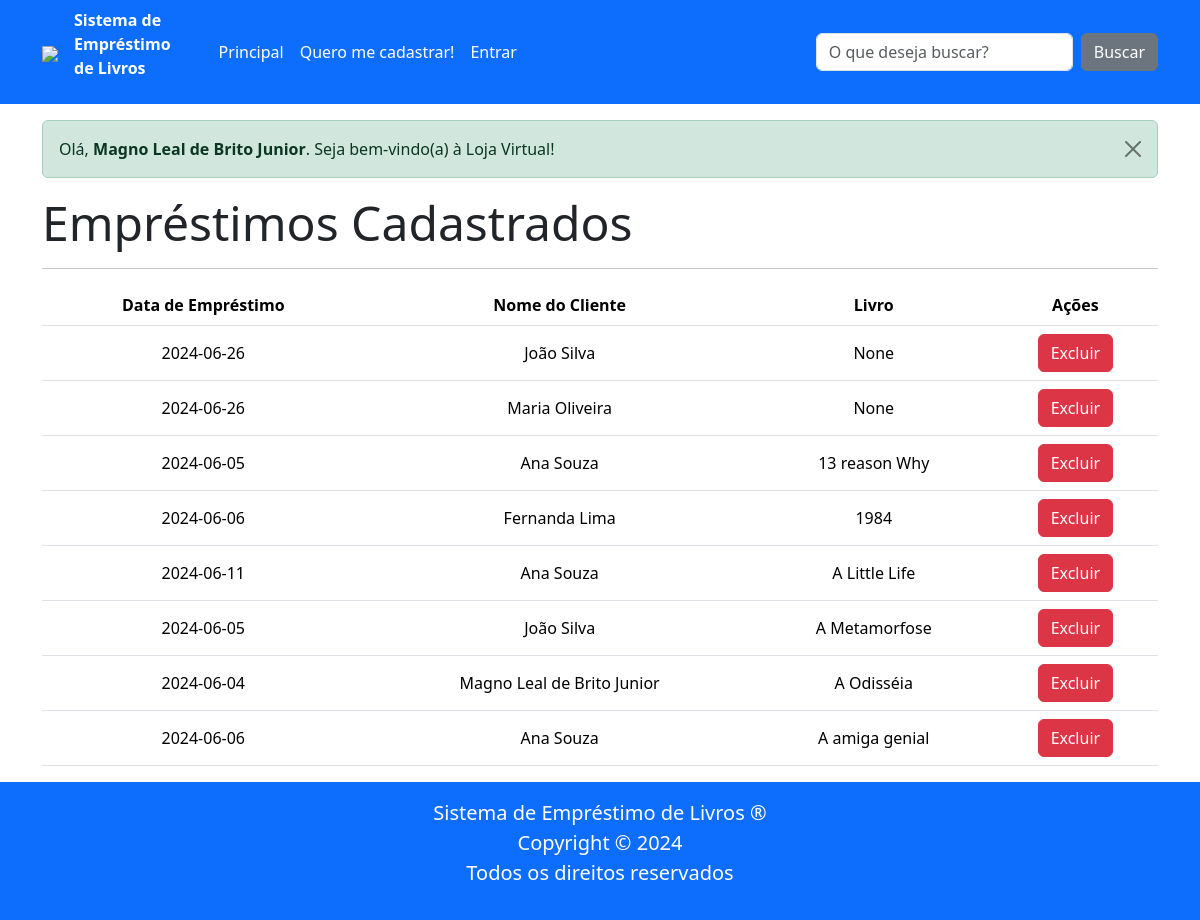
The page /emprestimos (signed in) on the database its author committed.
### tables this page shows
CREATE TABLE cliente (
        id INTEGER PRIMARY KEY AUTOINCREMENT,
        nome TEXT NOT NULL,
        cpf TEXT NOT NULL UNIQUE,
        data_nascimento DATE NOT NULL,
        endereco TEXT NOT NULL,
        telefone TEXT NOT NULL UNIQUE,
        email TEXT NOT NULL UNIQUE,
        senha TEXT NOT NULL,
        admin INTEGER NOT NULL DEFAULT 0,
        token TEXT);

CREATE TABLE emprestimo (
    id INTEGER PRIMARY KEY AUTOINCREMENT,
    cliente_id INTEGER NOT NULL,
    data_emprestimo DATE NOT NULL,
    FOREIGN KEY (cliente_id) REFERENCES cliente (id)
);

CREATE TABLE livro (
        id INTEGER PRIMARY KEY AUTOINCREMENT,
        nome TEXT NOT NULL,
        autor TEXT NOT NULL,
        descricao TEXT NOT NULL,
        isbn TEXT NOT NULL,
        emprestado BOOLEAN NOT NULL

        );

### routes/main_routes.py (the view)
@router.get("/emprestimos")
async def get_emprestimos(request: Request):
    lista_emprestimos = EmprestimoRepo.obter_todos()
    lista_livros = LivroRepo.obter_todos()
    lista_clientes = ClienteRepo.obter_todos()
    lista_emprestimos_livro = EmprestimoLivroRepo.obter_todos()
    lista_final = []
    for emprestimo in lista_emprestimos:
        cliente = ClienteRepo.obter_um(emprestimo.cliente_id)
        nome = cliente.nome
        print("----------> CLIENTE NOME", nome)
        livro_selecionado = None
        for elivro in lista_emprestimos_livro:
            if emprestimo.id == elivro.id:
                for livro in lista_livros:
                    if livro.id == elivro.emprestimo_id:
                        livro_selecionado = livro.nome
        lista_final.append([emprestimo.data_emprestimo,nome,livro_selecionado, emprestimo.id])
    print(lista_final)
    return templates.TemplateResponse(
        "emprestimos.html",
        {"request": request,
        "lista_final":lista_final
        },
    )

### templates/emprestimos.html (shortened to what this page needs)
{% extends "base.html" %}
{% block conteudo %}
<h1 class="display-5"><b>Empréstimos Cadastrados</b></h1>
<hr>
<table class="table">
    <thead>
        <tr>
            <th>Data de Empréstimo</th>
            <th>Nome do Cliente</th>
            <th>Livro</th>
            <th>Ações</th>
        </tr>
    </thead>
    <tbody>
        {% for emprestimo in lista_final %}
        <tr>
            <td>{{ emprestimo[0] }}</td>
            <td>{{ emprestimo[1] }}</td>
            <td>{{ emprestimo[2] }}</td>
            <td>
                <form action="/excluir_emprestimo/{{emprestimo[3]}}" method="get">
                    <button type="submit" class="btn btn-danger">Excluir</button>
                </form>
            </td>
        </tr>
        {% endfor %}
    </tbody>
</table>
{% endblock %}

### templates/message_success.html
<div class="alert alert-success alert-dismissible fade show" role="alert">
    {{ message_success|safe }}
    <button type="button" class="btn-close" data-bs-dismiss="alert" aria-label="Fechar"></button>
</div>

### static/css/estilos.css (style rules this page uses)
.table td, .table th { vertical-align: middle; text-align: center; white-space: nowrap; }

### rows shown on the page
cliente: nome "Olá, Magno Leal de Brito Junior . Seja bem-vindo(a) à Loja Virtual!", nome "Magno Leal de Brito Junior"
emprestimo: data_emprestimo "2024-06-26"
cliente: nome "João Silva" "João Silva"
emprestimo: data_emprestimo "2024-06-26"
cliente: nome "Maria Oliveira"
emprestimo: data_emprestimo "2024-06-05"
cliente: nome "Ana Souza" "Ana Souza" "Ana Souza"
livro: nome "13 reason Why"
emprestimo: data_emprestimo "2024-06-06"
cliente: nome "Fernanda Lima"
livro: nome "1984"
emprestimo: data_emprestimo "2024-06-11"
livro: nome "A Little Life"
emprestimo: data_emprestimo "2024-06-05"
livro: nome "A Metamorfose"
emprestimo: data_emprestimo "2024-06-04"
livro: nome "A Odisséia"
emprestimo: data_emprestimo "2024-06-06"
livro: nome "A amiga genial"

### other values the page prints
{{ emprestimo[2] }} "None" "None"
